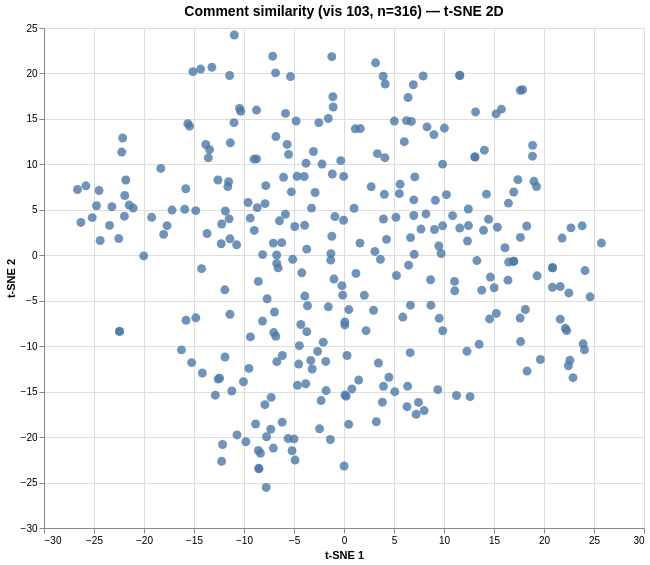

Specify this chart in Vega-Lite:
### Vega specification from a JSON file in a GitHub repository (floating-point values rounded to 4 significant figures; data arrays with more than 128 entries replaced by an {"elided": "..."} marker saying what was removed)
{"$schema": "https://vega.github.io/schema/vega/v6.json", "data": [{"name": "param_1e9efca18e7a2868_store"}, {"name": "source_0", "values": {"elided": "316 records"}}, {"name": "source_0_x_domain_dim_1", "values": [{"min": -26.65, "max": 25.74}]}, {"name": "source_0_y_domain_dim_2", "values": [{"min": -25.54, "max": 24.23}]}], "signals": [{"name": "unit", "value": {}, "on": [{"events": "pointermove", "update": "isTuple(group()) ? group() : unit"}]}, {"name": "param_1e9efca18e7a2868", "update": "vlSelectionResolve(\"param_1e9efca18e7a2868_store\", \"union\")"}, {"name": "param_1e9efca18e7a2868_dim_1", "on": [{"events": [{"source": "view", "type": "dblclick"}], "update": "null"}, {"events": {"signal": "param_1e9efca18e7a2868_translate_delta"}, "update": "panLinear(param_1e9efca18e7a2868_translate_anchor.extent_x, -param_1e9efca18e7a2868_translate_delta.x / width)"}, {"events": {"signal": "param_1e9efca18e7a2868_zoom_delta"}, "update": "zoomLinear(domain(\"x\"), param_1e9efca18e7a2868_zoom_anchor.x, param_1e9efca18e7a2868_zoom_delta)"}]}, {"name": "param_1e9efca18e7a2868_dim_2", "on": [{"events": [{"source": "view", "type": "dblclick"}], "update": "null"}, {"events": {"signal": "param_1e9efca18e7a2868_translate_delta"}, "update": "panLinear(param_1e9efca18e7a2868_translate_anchor.extent_y, param_1e9efca18e7a2868_translate_delta.y / height)"}, {"events": {"signal": "param_1e9efca18e7a2868_zoom_delta"}, "update": "zoomLinear(domain(\"y\"), param_1e9efca18e7a2868_zoom_anchor.y, param_1e9efca18e7a2868_zoom_delta)"}]}, {"name": "param_1e9efca18e7a2868_tuple", "on": [{"events": [{"signal": "param_1e9efca18e7a2868_dim_1 || param_1e9efca18e7a2868_dim_2"}], "update": "param_1e9efca18e7a2868_dim_1 && param_1e9efca18e7a2868_dim_2 ? {unit: \"\", fields: param_1e9efca18e7a2868_tuple_fields, values: [param_1e9efca18e7a2868_dim_1,param_1e9efca18e7a2868_dim_2]} : null"}]}, {"name": "param_1e9efca18e7a2868_tuple_fields", "value": [{"field": "dim_1", "channel": "x", "type": "R"}, {"field": "dim_2", "channel": "y", "type": "R"}]}, {"name": "param_1e9efca18e7a2868_translate_anchor", "value": {}, "on": [{"events": [{"source": "scope", "type": "pointerdown"}], "update": "{x: x(unit), y: y(unit), extent_x: domain(\"x\"), extent_y: domain(\"y\")}"}]}, {"name": "param_1e9efca18e7a2868_translate_delta", "value": {}, "on": [{"events": [{"source": "window", "between": [{"source": "scope", "type": "pointerdown"}, {"source": "window", "type": "pointerup"}], "consume": true, "type": "pointermove"}], "update": "{x: param_1e9efca18e7a2868_translate_anchor.x - x(unit), y: param_1e9efca18e7a2868_translate_anchor.y - y(unit)}"}]}, {"name": "param_1e9efca18e7a2868_zoom_anchor", "on": [{"events": [{"source": "scope", "consume": true, "type": "wheel"}], "update": "{x: invert(\"x\", x(unit)), y: invert(\"y\", y(unit))}"}]}, {"name": "param_1e9efca18e7a2868_zoom_delta", "on": [{"events": [{"source": "scope", "type": "wheel", "consume": true}], "update": "pow(1.001, event.deltaY * pow(16, event.deltaMode))", "force": true}]}, {"name": "param_1e9efca18e7a2868_modify", "on": [{"events": {"signal": "param_1e9efca18e7a2868_tuple"}, "update": "modify(\"param_1e9efca18e7a2868_store\", param_1e9efca18e7a2868_tuple, true)"}]}], "marks": [{"type": "symbol", "name": "marks", "from": {"data": "source_0"}, "encode": {"update": {"fill": {"value": "#4c78a8"}, "size": {"value": 80}, "opacity": {"value": 0.8}, "x": {"field": "dim_1", "scale": "x"}, "tooltip": {"signal": "{\"Comment #\": format(datum[\"index\"], \"\"), \"Comment\": isValid(datum[\"comment\"]) ? datum[\"comment\"] : \"\"+datum[\"comment\"]}"}, "y": {"field": "dim_2", "scale": "y"}, "shape": {"value": "circle"}}}, "clip": true, "style": ["circle"], "interactive": true}], "scales": [{"name": "x", "type": "linear", "domain": [{"signal": "(data(\"source_0_x_domain_dim_1\")[0] || {}).min"}, {"signal": "(data(\"source_0_x_domain_dim_1\")[0] || {}).max"}], "range": [0, {"signal": "width"}], "nice": true, "domainRaw": {"signal": "param_1e9efca18e7a2868[\"dim_1\"]"}, "zero": true}, {"name": "y", "type": "linear", "domain": [{"signal": "(data(\"source_0_y_domain_dim_2\")[0] || {}).min"}, {"signal": "(data(\"source_0_y_domain_dim_2\")[0] || {}).max"}], "range": [{"signal": "height"}, 0], "domainRaw": {"signal": "param_1e9efca18e7a2868[\"dim_2\"]"}, "nice": true, "zero": true}], "axes": [{"scale": "x", "maxExtent": 0, "minExtent": 0, "domain": false, "orient": "bottom", "gridScale": "y", "grid": true, "tickCount": {"signal": "ceil(width/40)"}, "labels": false, "ticks": false, "aria": false, "zindex": 0}, {"scale": "y", "ticks": false, "zindex": 0, "maxExtent": 0, "minExtent": 0, "gridScale": "x", "tickCount": {"signal": "ceil(height/40)"}, "domain": false, "orient": "left", "grid": true, "labels": false, "aria": false}, {"scale": "x", "zindex": 0, "labelOverlap": true, "orient": "bottom", "labelFlush": true, "grid": false, "title": "t-SNE 1", "tickCount": {"signal": "ceil(width/40)"}}, {"scale": "y", "tickCount": {"signal": "ceil(height/40)"}, "grid": false, "zindex": 0, "orient": "left", "labelOverlap": true, "title": "t-SNE 2"}], "title": {"text": "Comment similarity (vis 103, n=316) — t-SNE 2D", "fontSize": 14, "frame": "group"}, "height": 500, "background": "white", "width": 600, "style": "cell", "padding": 5}
